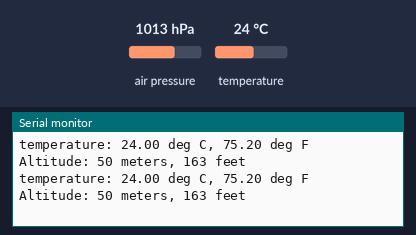
Bench run of a sketch on a simulated Arduino Uno, built with avr-gcc and run on an emulated ATmega328P. Shown: the last lines printed to the serial monitor. The test bench sets the inputs (shaded band); at power-on: air pressure 1013 hPa, temperature 24 °C.

Above: at 1.8 s.
1.9 s: air pressure set to 952 hPa
At 2.9 s:
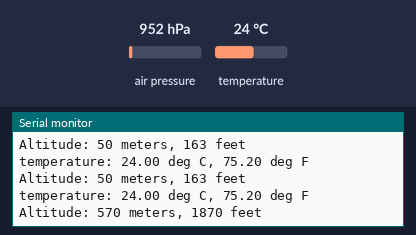
3.4 s: temperature set to 12 °C
At 4.7 s:
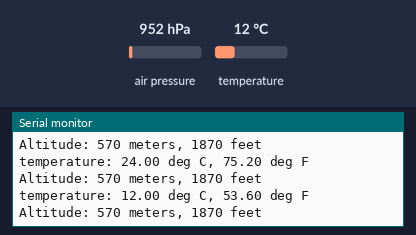
4.9 s: air pressure set to 975 hPa
At 5.6 s:
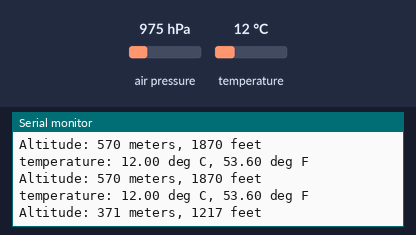
Timing chart, 0 to 7.9 s (numbered marks = the images above; inputs shaded):
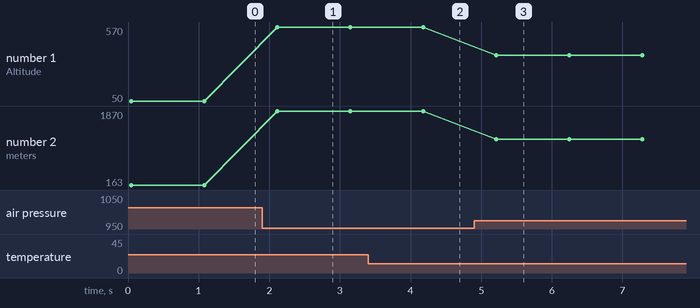

Measured:
- after the input at 1.9 s, the serial monitor: prints a new line after 0.21 s (image 1)
- after the input at 3.4 s, the serial monitor: prints a new line after 0.74 s (image 2)
- after the input at 4.9 s, the serial monitor: prints a new line after 0.31 s (image 3)
- plotted number 1: 50 → 570 after the input at 1.9 s, 570 → 371 after the input at 4.9 s
- plotted number 2: 163 → 1870 after the input at 1.9 s, 1870 → 1217 after the input at 4.9 s

The sketch:

Rocket_Pressure.ino
```cpp
#include <SFE_BMP180.h>
#include <Wire.h>

SFE_BMP180 pressure;
#define SEAP 1019.0 //mbar

void setup() {
  Serial.begin(9600);
  pressure.begin();
}

void loop() {
  double T,P;

  //Getting temperature increases acuracy of pressure calculation
  char status = pressure.startTemperature();
  if (status != 0)
  {
    // Wait for the measurement to complete:
    delay(status);
    pressure.getTemperature(T);
    Serial.print("temperature: ");
    Serial.print(T,2);
    Serial.print(" deg C, ");
    Serial.print((9.0/5.0)*T+32.0,2);
    Serial.println(" deg F");

    status = pressure.startPressure(3);
    if(status != 0){
      delay(status);
      status = pressure.getPressure(P,T);
      if(status !=0){
        double alt = pressure.altitude(P,SEAP);
        Serial.print("Altitude: ");
        Serial.print(alt,0);
        Serial.print(" meters, ");
        Serial.print(alt*3.28084,0);
        Serial.println(" feet");
      }
    }
  }

  delay(1000);
}
```
